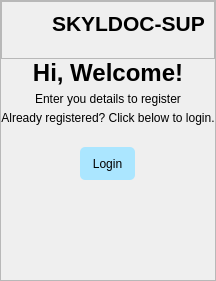
                <widget class="QWidget" name="welcome_signin">
                 <layout class="QVBoxLayout" name="verticalLayout_8">
                  <property name="spacing">
                   <number>0</number>
                  </property>
                  <property name="leftMargin">
                   <number>0</number>
                  </property>
                  <property name="topMargin">
                   <number>0</number>
                  </property>
                  <property name="rightMargin">
                   <number>0</number>
                  </property>
                  <property name="bottomMargin">
                   <number>0</number>
                  </property>
                  <item alignment="Qt::AlignHCenter|Qt::AlignVCenter">
                   <widget class="QFrame" name="frame_4">
                    <property name="minimumSize">
                     <size>
                      <width>200</width>
                      <height>124</height>
                     </size>
                    </property>
                    <property name="frameShape">
                     <enum>QFrame::StyledPanel</enum>
                    </property>
                    <property name="frameShadow">
                     <enum>QFrame::Raised</enum>
                    </property>
                    <layout class="QVBoxLayout" name="verticalLayout_7">
                     <property name="spacing">
                      <number>0</number>
                     </property>
                     <property name="leftMargin">
                      <number>0</number>
                     </property>
                     <property name="topMargin">
                      <number>0</number>
                     </property>
                     <property name="rightMargin">
                      <number>0</number>
                     </property>
                     <property name="bottomMargin">
                      <number>0</number>
                     </property>
                     <item>
                      <widget class="QFrame" name="frame_7">
                       <property name="maximumSize">
                        <size>
                         <width>16777215</width>
                         <height>100</height>
                        </size>
                       </property>
                       <property name="frameShape">
                        <enum>QFrame::StyledPanel</enum>
                       </property>
                       <property name="frameShadow">
                        <enum>QFrame::Raised</enum>
                       </property>
                       <layout class="QHBoxLayout" name="horizontalLayout_3">
                        <property name="bottomMargin">
                         <number>22</number>
                        </property>
                        <item>
                         <widget class="QLabel" name="label_10">
                          <property name="maximumSize">
                           <size>
                            <width>70</width>
                            <height>70</height>
                           </size>
                          </property>
                          <property name="text">
                           <string/>
                          </property>
                          <property name="pixmap">
                           <pixmap resource="resources.qrc">:/image/logo.png</pixmap>
                          </property>
                          <property name="scaledContents">
                           <bool>true</bool>
                          </property>
                         </widget>
                        </item>
                        <item>
                         <widget class="QLabel" name="label_11">
                          <property name="maximumSize">
                           <size>
                            <width>16777215</width>
                            <height>70</height>
                           </size>
                          </property>
                          <property name="font">
                           <font>
                            <pointsize>16</pointsize>
                           </font>
                          </property>
                          <property name="text">
                           <string>&lt;html&gt;&lt;head/&gt;&lt;body&gt;&lt;p&gt;&lt;span style=&quot; font-size:16pt; font-weight:600;&quot;&gt;SKYLDOC-SUP&lt;/span&gt;&lt;/p&gt;&lt;/body&gt;&lt;/html&gt;</string>
                          </property>
                         </widget>
                        </item>
                       </layout>
                      </widget>
                     </item>
                     <item alignment="Qt::AlignHCenter|Qt::AlignVCenter">
                      <widget class="QWidget" name="widget_6" native="true">
                       <layout class="QVBoxLayout" name="verticalLayout_19">
                        <property name="spacing">
                         <number>5</number>
                        </property>
                        <property name="leftMargin">
                         <number>0</number>
                        </property>
                        <property name="topMargin">
                         <number>0</number>
                        </property>
                        <property name="rightMargin">
                         <number>0</number>
                        </property>
                        <property name="bottomMargin">
                         <number>0</number>
                        </property>
                        <item>
                         <widget class="QLabel" name="label_6">
                          <property name="text">
                           <string>&lt;html&gt;&lt;head/&gt;&lt;body&gt;&lt;p align=&quot;center&quot;&gt;&lt;span style=&quot; font-size:18pt; font-weight:600;&quot;&gt;Hi, Welcome!&lt;/span&gt;&lt;/p&gt;&lt;/body&gt;&lt;/html&gt;</string>
                          </property>
                         </widget>
                        </item>
                        <item>
                         <widget class="QLabel" name="label_7">
                          <property name="text">
                           <string>Enter you details to register</string>
                          </property>
                          <property name="alignment">
                           <set>Qt::AlignCenter</set>
                          </property>
                         </widget>
                        </item>
                        <item>
                         <widget class="QLabel" name="label_8">
                          <property name="text">
                           <string>Already registered? Click below to login.</string>
                          </property>
                          <property name="alignment">
                           <set>Qt::AlignCenter</set>
                          </property>
                         </widget>
                        </item>
                       </layout>
                      </widget>
                     </item>
                     <item>
                      <widget class="QWidget" name="widget_7" native="true">
                       <layout class="QVBoxLayout" name="verticalLayout_20">
                        <property name="spacing">
                         <number>0</number>
                        </property>
                        <property name="leftMargin">
                         <number>0</number>
                        </property>
                        <property name="topMargin">
                         <number>22</number>
                        </property>
                        <property name="rightMargin">
                         <number>0</number>
                        </property>
                        <property name="bottomMargin">
                         <number>100</number>
                        </property>
                        <item alignment="Qt::AlignHCenter|Qt::AlignVCenter">
                         <widget class="QPushButton" name="to_loginbtn">
                          <property name="minimumSize">
                           <size>
                            <width>55</width>
                            <height>33</height>
                           </size>
                          </property>
                          <property name="styleSheet">
                           <string notr="true">background-color: rgb(171, 230, 255);
border-radius: 5px;</string>
                          </property>
                          <property name="text">
                           <string>Login</string>
                          </property>
                         </widget>
                        </item>
                       </layout>
                      </widget>
                     </item>
                    </layout>
                   </widget>
                  </item>
                 </layout>
                </widget>
